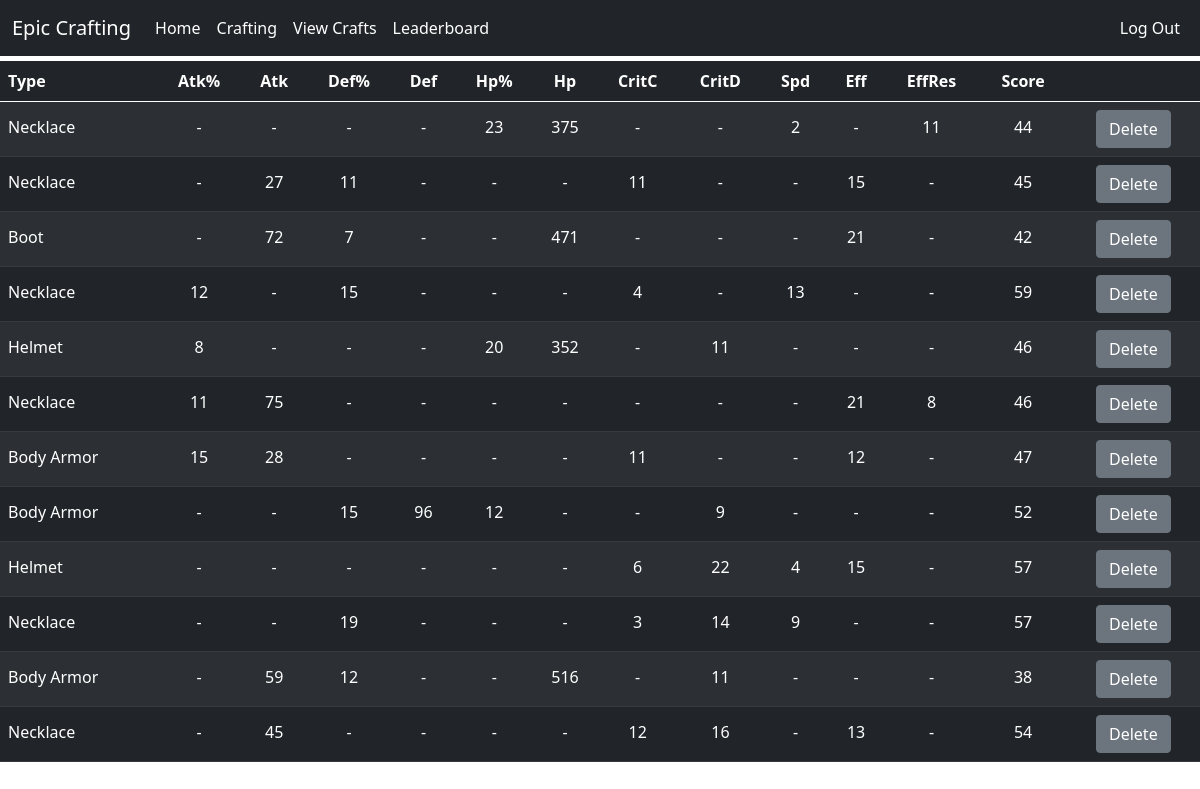
Before: /crafts (signed in) with the older database file.
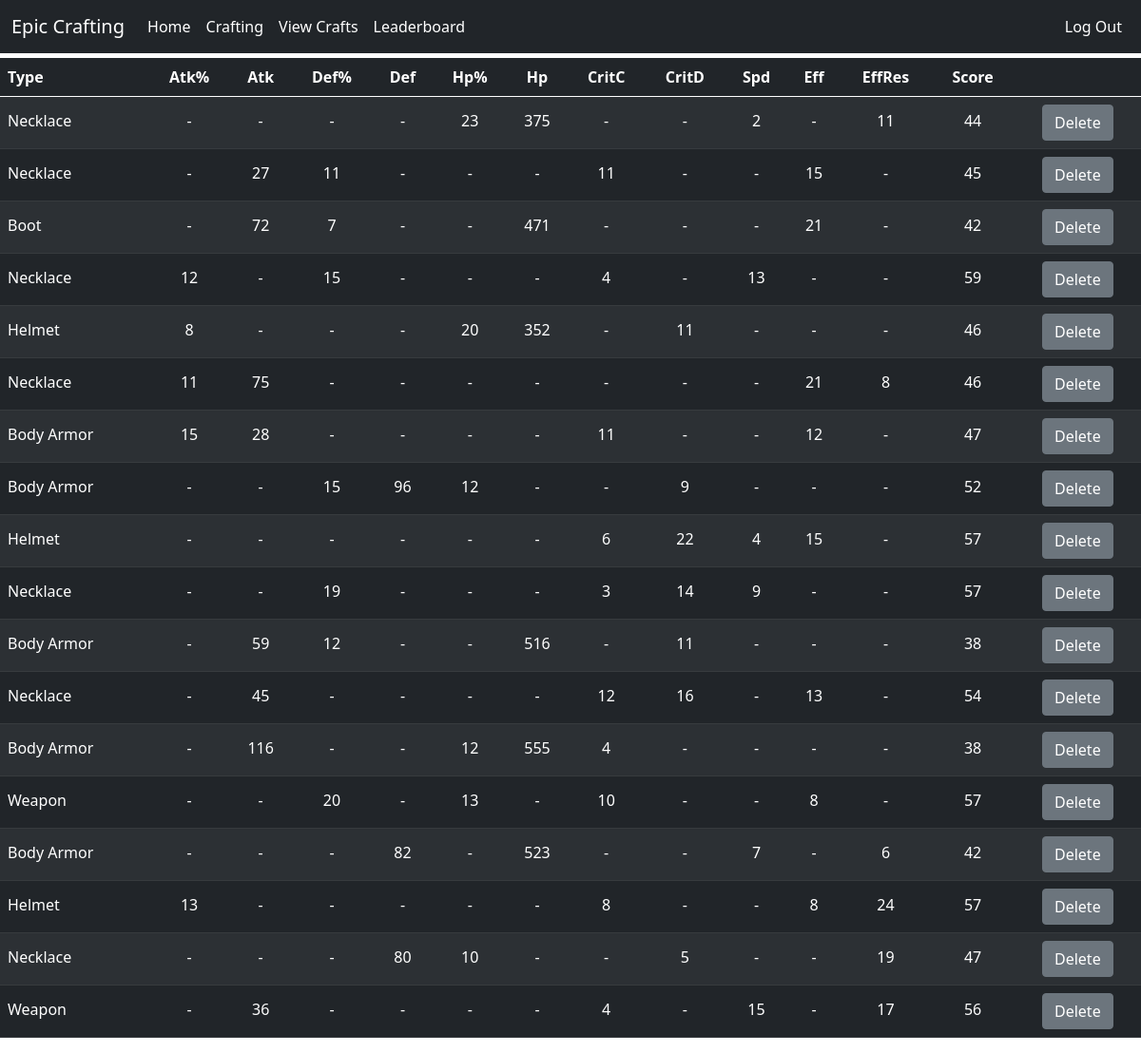
After: the same page with the newer database file.
### website/models.py (models this page shows, shortened)
class EquipDB(db.Model):
    id   = db.Column('id', db.Integer, primary_key=True)
    type = db.Column('Type', db.String(20))
    atkP = db.Column('Atk%', db.Integer, default=0)
    atkF = db.Column('Atk', db.Integer, default=0)
    defP = db.Column('Def%', db.Integer, default=0)
    defF = db.Column('Def', db.Integer, default=0)
    hpP  = db.Column('Hp%', db.Integer, default=0)
    hpF  = db.Column('Hp', db.Integer, default=0)
    criC = db.Column('CritC', db.Integer, default=0)
    criD = db.Column('CritD', db.Integer, default=0)
    spd  = db.Column('Spd', db.Integer, default=0)
    eff  = db.Column('Eff', db.Integer, default=0)
    effR = db.Column('EffRes', db.Integer, default=0)
    gs   = db.Column('Score', db.Integer, default=0)
    userName = db.Column(db.String(20), db.ForeignKey('user.name'))
    date = db.Column(db.DateTime)

### website/views.py (the view, shortened to what this page needs)
@views.route('/crafts', methods=["POST", "GET"])
@login_required
def crafts():
    saved_equips = EquipDB.query.filter_by(userName=current_user.name)
    ordered_equips = []
    return render_template("crafts.html", saved_equips=saved_equips, user=current_user)

### website/__init__.py (called while the page is built)
def create_app():
    app = Flask(__name__)
    app.config['SECRET_KEY'] = 'very-epic'
    app.config['SQLALCHEMY_DATABASE_URI'] = f'sqlite:///{DB_NAME}'
    app.config['SQLALCHEMY_TRACK_MODIFICATIONS'] = False
    db.init_app(app)
    from .views import views
    app.register_blueprint(views, url_prefix='/')
    from .models import EquipDB, User
    create_database(app)
    loginManager = LoginManager()
    loginManager.login_view = 'views.login'
    loginManager.init_app(app)
    @loginManager.user_loader
    def loadUser(id):
        return User.query.get(int(id))
    return app

### website/templates/crafts.html (shortened to what this page needs)
{% extends "base.html" %}
{% block head %}
<link rel="stylesheet" href="{{ url_for('static', filename='crafts.css') }}">
{% endblock %}
{% block content%}
<table class='table table-hover table-striped table-dark' id='craftTable'>
    <thead>
        <tr>
            <th class='typecol header' onclick="colSort('type')">Type</th>
            <th class='header' onclick="colSort('atkP')">Atk%</th>
            <th class='header' onclick="colSort('atkF')">Atk</th>
            <th class='header' onclick="colSort('defP')">Def%</th>
            <th class='header' onclick="colSort('defF')">Def</th>
            <th class='header' onclick="colSort('hpP')" >Hp%</th>
            <th class='header' onclick="colSort('hpF')" >Hp</th>
            <th class='header' onclick="colSort('criC')">CritC</th>
            <th class='header' onclick="colSort('criD')">CritD</th>
            <th class='header' onclick="colSort('spd')" >Spd</th>
            <th class='header' onclick="colSort('eff')" >Eff</th>
            <th class='header' onclick="colSort('effR')">EffRes</th>
            <th class='header' onclick="colSort('gs')">Score</th>
            <th>&nbsp;</th>
        </tr>
    </thead>
    <tbody>
        {% for equip in saved_equips %}
        <tr id="{{ equip.id }}">
            <td class="typecol">{{ equip.type }}</th>
            {% if equip.atkP %}
                <td>{{ equip.atkP }}</th>
            {% else %}
                <td>-</td>
            {% endif %}
            {% if equip.atkF %}
                <td>{{ equip.atkF }}</th>
            {% else %}
                <td>-</td>
            {% endif %}
            {% if equip.defP %}
                <td>{{ equip.defP }}</th>
            {% else %}
                <td>-</td>
            {% endif %}
            {% if equip.defF %}
                <td>{{ equip.defF }}</th>
            {% else %}
                <td>-</td>
            {% endif %}
            {% if equip.hpP %}
                <td>{{ equip.hpP }}</th>
            {% else %}
                <td>-</td>
            {% endif %}
            {% if equip.hpF %}
                <td>{{ equip.hpF }}</th>
            {% else %}
                <td>-</td>
            {% endif %}
            {% if equip.criC%}
                <td>{{ equip.criC }}</th>
            {% else %}
                <td>-</td>
            {% endif %}
            {% if equip.criD %}
                <td>{{ equip.criD }}</th>
            {% else %}
                <td>-</td>
            {% endif %}
            {% if equip.spd %}
                <td>{{ equip.spd }}</th>
            {% else %}
                <td>-</td>
            {% endif %}
            {% if equip.eff %}
                <td>{{ equip.eff }}</th>
            {% else %}
                <td>-</td>
            {% endif %}
            {% if equip.effR %}
                <td>{{ equip.effR }}</th>
            {% else %}
                <td>-</td>
            {% endif %}
            <td>{{ equip.gs }}</td>
            <td><button type="button" class="btn btn-secondary" onclick="remove('{{equip.id}}')">Delete</button></td>
        </tr>
        {% endfor %}
    </tbody>
</table>
{% endblock %}

### website/templates/base.html (shortened to what this page needs)
<!DOCTYPE html>
<html>
<head>
  <link href="https://cdn.jsdelivr.net/npm/bootstrap@5.0.2/dist/css/bootstrap.min.css" rel="stylesheet"
>
  {% block head %} {% endblock %}
</head>
<body>
  <nav class="navbar navbar-expand-lg navbar-dark bg-dark">
    <div class="container-fluid">
      <a class="navbar-brand" href="">Epic Crafting</a>
      <div class="collapse navbar-collapse" id="navbarNav">
        <ul class="navbar-nav">
          <li class="nav-item">
            <a class="nav-link active" href="/home">Home</a>
          </li>
          <li class="nav-item">
            <a class="nav-link active" href="/crafting">Crafting</a>
          </li>
          <li class="nav-item">
            <a class="nav-link active" href="/crafts">View Crafts</a>
          </li>
          <li class="nav-item">
            <a class="nav-link active" href="/leaderboard/overall">Leaderboard</a>
          </li>
        </ul>
        <ul class="navbar-nav ms-auto">
          {% if user.is_authenticated %}
          <li class="nav-item">
            <a class="nav-link active" href="/logout">Log Out</a>
          </li>
          {% endif %}
        </ul>
      </div>
    </div>
  </nav>
  {% block content %} {% endblock %}
</body>
</html>

### website/static/crafts.css (style rules this page uses)
table { overflow: scroll; margin-top: 5px; }
td, th { text-align: center; vertical-align: center; }
td { vertical-align: baseline; }
.typecol { text-align: left; margin-left: 10px; }
.table-dark { --bs-table-bg: #212529; --bs-table-striped-bg: #2c3034; --bs-table-striped-color: #fff; --bs-table-active-bg: #373b3e; --bs-table-active-color: #fff; --bs-table-hover-bg: #28422f; --bs-table-hover-color: #fff; color: #fff; border-color: #373b3e; }

Changed rows visible on the page:
added EquipDB: type "Body Armor", atkF "116", hpP "12", hpF "555", criC "4", gs "38"
added EquipDB: type "Weapon", defP "20", hpP "13", criC "10", eff "8", gs "57"
added EquipDB: type "Body Armor", defF "82", hpF "523", spd "7", effR "6", gs "42"
added EquipDB: type "Helmet", atkP "13", criC "8", eff "8", effR "24", gs "57"
added EquipDB: type "Necklace", defF "80", hpP "10", criD "5", effR "19", gs "47"
added EquipDB: type "Weapon", atkF "36", criC "4", spd "15", effR "17", gs "56"
